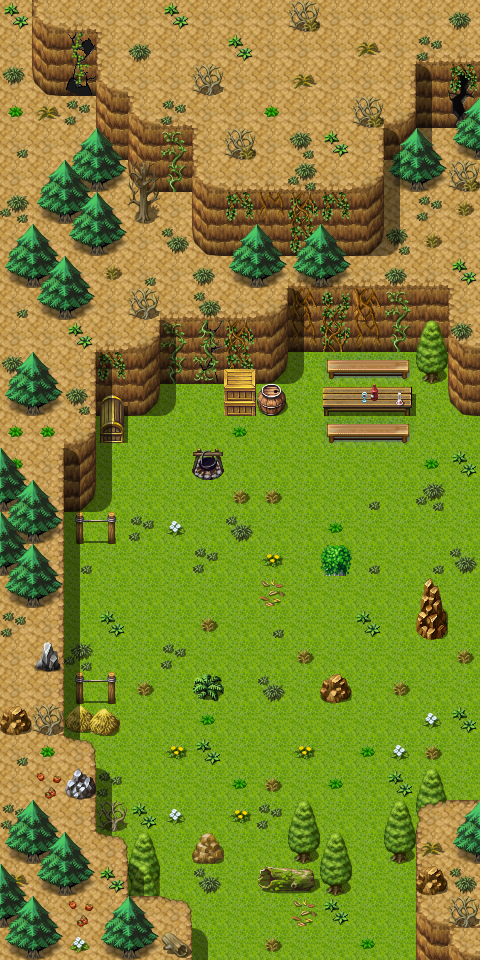

The image is a tile-based game level rendered from a .tmx file. Its description and source (layers, tilesets, objects; grid data summarised) follow:
An orthogonal 15x30 tile map with 32x32 px tiles, 3 tile layers (Ground, Objects, Above), 1 hidden layer not drawn, 60 tilesets and 11 objects (7x spawn, 2x mapchange, 2x script).

<map version="1.0" tiledversion="1.0.2" orientation="orthogonal" renderorder="right-down" width="15" height="30" tilewidth="32" tileheight="32" nextobjectid="30">
 <properties>
  <property name="outdoors" value="1" />
 </properties>
 <tileset firstgid="1" name="map_bed_1" tilewidth="32" tileheight="32" tilecount="128" columns="16">
  <image source="../drawable/map_bed_1.png" width="512" height="256" />
 </tileset>
 <tileset firstgid="129" name="map_border_1" tilewidth="32" tileheight="32" tilecount="128" columns="16">
  <image source="../drawable/map_border_1.png" width="512" height="256" />
 </tileset>
 <tileset firstgid="257" name="map_bridge_1" tilewidth="32" tileheight="32" tilecount="128" columns="16">
  <image source="../drawable/map_bridge_1.png" width="512" height="256" />
 </tileset>
 <tileset firstgid="385" name="map_bridge_2" tilewidth="32" tileheight="32" tilecount="128" columns="16">
  <image source="../drawable/map_bridge_2.png" width="512" height="256" />
 </tileset>
 <tileset firstgid="513" name="map_broken_1" tilewidth="32" tileheight="32" tilecount="128" columns="16">
  <image source="../drawable/map_broken_1.png" width="512" height="256" />
 </tileset>
 <tileset firstgid="641" name="map_cavewall_1" tilewidth="32" tileheight="32" tilecount="108" columns="18">
  <image source="../drawable/map_cavewall_1.png" width="576" height="192" />
 </tileset>
 <tileset firstgid="749" name="map_cavewall_2" tilewidth="32" tileheight="32" tilecount="108" columns="18">
  <image source="../drawable/map_cavewall_2.png" width="576" height="192" />
 </tileset>
 <tileset firstgid="857" name="map_cavewall_3" tilewidth="32" tileheight="32" tilecount="108" columns="18">
  <image source="../drawable/map_cavewall_3.png" width="576" height="192" />
 </tileset>
 <tileset firstgid="965" name="map_cavewall_4" tilewidth="32" tileheight="32" tilecount="108" columns="18">
  <image source="../drawable/map_cavewall_4.png" width="576" height="192" />
 </tileset>
 <tileset firstgid="1073" name="map_chair_table_1" tilewidth="32" tileheight="32" tilecount="128" columns="16">
  <image source="../drawable/map_chair_table_1.png" width="512" height="256" />
 </tileset>
 <tileset firstgid="1201" name="map_chair_table_2" tilewidth="32" tileheight="32" tilecount="128" columns="16">
  <image source="../drawable/map_chair_table_2.png" width="512" height="256" />
 </tileset>
 <tileset firstgid="1329" name="map_crate_1" tilewidth="32" tileheight="32" tilecount="128" columns="16">
  <image source="../drawable/map_crate_1.png" width="512" height="256" />
 </tileset>
 <tileset firstgid="1457" name="map_cupboard_1" tilewidth="32" tileheight="32" tilecount="128" columns="16">
  <image source="../drawable/map_cupboard_1.png" width="512" height="256" />
 </tileset>
 <tileset firstgid="1585" name="map_curtain_1" tilewidth="32" tileheight="32" tilecount="128" columns="16">
  <image source="../drawable/map_curtain_1.png" width="512" height="256" />
 </tileset>
 <tileset firstgid="1713" name="map_entrance_1" tilewidth="32" tileheight="32" tilecount="128" columns="16">
  <image source="../drawable/map_entrance_1.png" width="512" height="256" />
 </tileset>
 <tileset firstgid="1841" name="map_entrance_2" tilewidth="32" tileheight="32" tilecount="128" columns="16">
  <image source="../drawable/map_entrance_2.png" width="512" height="256" />
 </tileset>
 <tileset firstgid="1969" name="map_fence_1" tilewidth="32" tileheight="32" tilecount="128" columns="16">
  <image source="../drawable/map_fence_1.png" width="512" height="256" />
 </tileset>
 <tileset firstgid="2097" name="map_fence_2" tilewidth="32" tileheight="32" tilecount="128" columns="16">
  <image source="../drawable/map_fence_2.png" width="512" height="256" />
 </tileset>
 <tileset firstgid="2225" name="map_fence_3" tilewidth="32" tileheight="32" tilecount="128" columns="16">
  <image source="../drawable/map_fence_3.png" width="512" height="256" />
 </tileset>
 <tileset firstgid="2353" name="map_fence_4" tilewidth="32" tileheight="32" tilecount="128" columns="16">
  <image source="../drawable/map_fence_4.png" width="512" height="256" />
 </tileset>
 <tileset firstgid="2481" name="map_ground_1" tilewidth="32" tileheight="32" tilecount="128" columns="16">
  <image source="../drawable/map_ground_1.png" width="512" height="256" />
 </tileset>
 <tileset firstgid="2609" name="map_ground_2" tilewidth="32" tileheight="32" tilecount="128" columns="16">
  <image source="../drawable/map_ground_2.png" width="512" height="256" />
 </tileset>
 <tileset firstgid="2737" name="map_ground_3" tilewidth="32" tileheight="32" tilecount="128" columns="16">
  <image source="../drawable/map_ground_3.png" width="512" height="256" />
 </tileset>
 <tileset firstgid="2865" name="map_ground_4" tilewidth="32" tileheight="32" tilecount="128" columns="16">
  <image source="../drawable/map_ground_4.png" width="512" height="256" />
 </tileset>
 <tileset firstgid="2993" name="map_ground_5" tilewidth="32" tileheight="32" tilecount="128" columns="16">
  <image source="../drawable/map_ground_5.png" width="512" height="256" />
 </tileset>
 <tileset firstgid="3121" name="map_ground_6" tilewidth="32" tileheight="32" tilecount="128" columns="16">
  <image source="../drawable/map_ground_6.png" width="512" height="256" />
 </tileset>
 <tileset firstgid="3249" name="map_ground_7" tilewidth="32" tileheight="32" tilecount="128" columns="16">
  <image source="../drawable/map_ground_7.png" width="512" height="256" />
 </tileset>
 <tileset firstgid="3377" name="map_ground_8" tilewidth="32" tileheight="32" tilecount="128" columns="16">
  <image source="../drawable/map_ground_8.png" width="512" height="256" />
 </tileset>
 <tileset firstgid="3505" name="map_house_1" tilewidth="32" tileheight="32" tilecount="128" columns="16">
  <image source="../drawable/map_house_1.png" width="512" height="256" />
 </tileset>
 <tileset firstgid="3633" name="map_house_2" tilewidth="32" tileheight="32" tilecount="128" columns="16">
  <image source="../drawable/map_house_2.png" width="512" height="256" />
 </tileset>
 <tileset firstgid="3761" name="map_indoor_1" tilewidth="32" tileheight="32" tilecount="128" columns="16">
  <image source="../drawable/map_indoor_1.png" width="512" height="256" />
 </tileset>
 <tileset firstgid="3889" name="map_indoor_2" tilewidth="32" tileheight="32" tilecount="128" columns="16">
  <image source="../drawable/map_indoor_2.png" width="512" height="256" />
 </tileset>
 <tileset firstgid="4017" name="map_kitchen_1" tilewidth="32" tileheight="32" tilecount="128" columns="16">
  <image source="../drawable/map_kitchen_1.png" width="512" height="256" />
 </tileset>
 <tileset firstgid="4145" name="map_outdoor_1" tilewidth="32" tileheight="32" tilecount="128" columns="16">
  <image source="../drawable/map_outdoor_1.png" width="512" height="256" />
 </tileset>
 <tileset firstgid="4273" name="map_pillar_1" tilewidth="32" tileheight="32" tilecount="128" columns="16">
  <image source="../drawable/map_pillar_1.png" width="512" height="256" />
 </tileset>
 <tileset firstgid="4401" name="map_pillar_2" tilewidth="32" tileheight="32" tilecount="128" columns="16">
  <image source="../drawable/map_pillar_2.png" width="512" height="256" />
 </tileset>
 <tileset firstgid="4529" name="map_plant_1" tilewidth="32" tileheight="32" tilecount="128" columns="16">
  <image source="../drawable/map_plant_1.png" width="512" height="256" />
 </tileset>
 <tileset firstgid="4657" name="map_plant_2" tilewidth="32" tileheight="32" tilecount="128" columns="16">
  <image source="../drawable/map_plant_2.png" width="512" height="256" />
 </tileset>
 <tileset firstgid="4785" name="map_rock_1" tilewidth="32" tileheight="32" tilecount="128" columns="16">
  <image source="../drawable/map_rock_1.png" width="512" height="256" />
 </tileset>
 <tileset firstgid="4913" name="map_rock_2" tilewidth="32" tileheight="32" tilecount="128" columns="16">
  <image source="../drawable/map_rock_2.png" width="512" height="256" />
 </tileset>
 <tileset firstgid="5041" name="map_roof_1" tilewidth="32" tileheight="32" tilecount="128" columns="16">
  <image source="../drawable/map_roof_1.png" width="512" height="256" />
 </tileset>
 <tileset firstgid="5169" name="map_roof_2" tilewidth="32" tileheight="32" tilecount="128" columns="16">
  <image source="../drawable/map_roof_2.png" width="512" height="256" />
 </tileset>
 <tileset firstgid="5297" name="map_roof_3" tilewidth="32" tileheight="32" tilecount="128" columns="16">
  <image source="../drawable/map_roof_3.png" width="512" height="256" />
 </tileset>
 <tileset firstgid="5425" name="map_shop_1" tilewidth="32" tileheight="32" tilecount="128" columns="16">
  <image source="../drawable/map_shop_1.png" width="512" height="256" />
 </tileset>
 <tileset firstgid="5553" name="map_sign_ladder_1" tilewidth="32" tileheight="32" tilecount="128" columns="16">
  <image source="../drawable/map_sign_ladder_1.png" width="512" height="256" />
 </tileset>
 <tileset firstgid="5681" name="map_table_1" tilewidth="32" tileheight="32" tilecount="128" columns="16">
  <image source="../drawable/map_table_1.png" width="512" height="256" />
 </tileset>
 <tileset firstgid="5809" name="map_trail_1" tilewidth="32" tileheight="32" tilecount="128" columns="16">
  <image source="../drawable/map_trail_1.png" width="512" height="256" />
 </tileset>
 <tileset firstgid="5937" name="map_transition_1" tilewidth="32" tileheight="32" tilecount="128" columns="16">
  <image source="../drawable/map_transition_1.png" width="512" height="256" />
 </tileset>
 <tileset firstgid="6065" name="map_transition_2" tilewidth="32" tileheight="32" tilecount="128" columns="16">
  <image source="../drawable/map_transition_2.png" width="512" height="256" />
 </tileset>
 <tileset firstgid="6193" name="map_transition_3" tilewidth="32" tileheight="32" tilecount="128" columns="16">
  <image source="../drawable/map_transition_3.png" width="512" height="256" />
 </tileset>
 <tileset firstgid="6321" name="map_transition_4" tilewidth="32" tileheight="32" tilecount="128" columns="16">
  <image source="../drawable/map_transition_4.png" width="512" height="256" />
 </tileset>
 <tileset firstgid="6449" name="map_transition_5" tilewidth="32" tileheight="32" tilecount="128" columns="16">
  <image source="../drawable/map_transition_5.png" width="512" height="256" />
 </tileset>
 <tileset firstgid="6577" name="map_tree_1" tilewidth="32" tileheight="32" tilecount="128" columns="16">
  <image source="../drawable/map_tree_1.png" width="512" height="256" />
 </tileset>
 <tileset firstgid="6705" name="map_tree_2" tilewidth="32" tileheight="32" tilecount="128" columns="16">
  <image source="../drawable/map_tree_2.png" width="512" height="256" />
 </tileset>
 <tileset firstgid="6833" name="map_wall_1" tilewidth="32" tileheight="32" tilecount="128" columns="16">
  <image source="../drawable/map_wall_1.png" width="512" height="256" />
 </tileset>
 <tileset firstgid="6961" name="map_wall_2" tilewidth="32" tileheight="32" tilecount="120" columns="15">
  <image source="../drawable/map_wall_2.png" width="480" height="256" />
 </tileset>
 <tileset firstgid="7081" name="map_wall_3" tilewidth="32" tileheight="32" tilecount="120" columns="15">
  <image source="../drawable/map_wall_3.png" width="480" height="256" />
 </tileset>
 <tileset firstgid="7201" name="map_wall_4" tilewidth="32" tileheight="32" tilecount="120" columns="15">
  <image source="../drawable/map_wall_4.png" width="480" height="256" />
 </tileset>
 <tileset firstgid="7321" name="map_window_1" tilewidth="32" tileheight="32" tilecount="128" columns="16">
  <image source="../drawable/map_window_1.png" width="512" height="256" />
 </tileset>
 <tileset firstgid="7449" name="map_window_2" tilewidth="32" tileheight="32" tilecount="128" columns="16">
  <image source="../drawable/map_window_2.png" width="512" height="256" />
 </tileset>
 <layer name="Ground" width="15" height="30">
  <data>[450 cells, 450 non-empty, 12 distinct tile ids]</data>
 </layer>
 <layer name="Objects" width="15" height="30">
  <data>[450 cells, 234 non-empty, 73 distinct tile ids]</data>
 </layer>
 <layer name="Above" width="15" height="30">
  <data>[450 cells, 84 non-empty, 19 distinct tile ids]</data>
 </layer>
 <layer name="Walkable" width="15" height="30" visible="0">
  <data>[450 cells, 154 non-empty, 1 distinct tile ids]</data>
 </layer>
 <objectgroup name="Mapevents" visible="0">
  <object id="15" name="south" type="mapchange" x="192" y="928" width="224" height="32">
   <properties>
    <property name="map" value="guynmart_wood_5" />
    <property name="place" value="north1" />
   </properties>
  </object>
  <object id="16" name="east" type="mapchange" x="448" y="192" width="32" height="608">
   <properties>
    <property name="map" value="guynmart_wood_3" />
    <property name="place" value="west" />
   </properties>
  </object>
  <object id="22" name="guynmart_s_rope_r1" type="script" x="416" y="192" width="32" height="608" />
  <object id="28" name="guynmart_s_pguard2" type="script" x="192" y="896" width="224" height="32" />
 </objectgroup>
 <objectgroup name="Spawn" visible="0">
  <object id="24" name="guynmart_cguard" type="spawn" x="128" y="384" width="64" height="64">
   <properties>
    <property name="quantity" value="1" />
    <property name="spawngroup" value="guynmart_cguard" />
   </properties>
  </object>
  <object id="25" name="guynmart_pguard" type="spawn" x="96" y="416" width="160" height="96">
   <properties>
    <property name="quantity" value="3" />
    <property name="spawngroup" value="guynmart_pguard" />
   </properties>
  </object>
  <object id="23" name="guynmart_horse" type="spawn" x="64" y="544" width="64" height="128">
   <properties>
    <property name="quantity" value="4" />
   </properties>
  </object>
  <object id="6" name="forestboar4" type="spawn" x="96" y="800" width="320" height="96">
   <properties>
    <property name="quantity" value="1" />
   </properties>
  </object>
  <object id="8" name="forestwolf1" type="spawn" x="0" y="96" width="224" height="256">
   <properties>
    <property name="quantity" value="1" />
   </properties>
  </object>
  <object id="26" name="guynmart_pguard2" type="spawn" x="192" y="896" width="224" height="32">
   <properties>
    <property name="quantity" value="1" />
    <property name="spawngroup" value="guynmart_pguard2" />
   </properties>
  </object>
  <object id="29" name="guynmart_pguard3" type="spawn" x="352" y="352" width="32" height="32">
   <properties>
    <property name="quantity" value="1" />
    <property name="spawngroup" value="guynmart_pguard3" />
   </properties>
  </object>
 </objectgroup>
 <objectgroup name="Keys" visible="0" />
 <objectgroup name="Replace" visible="0" />
</map>
